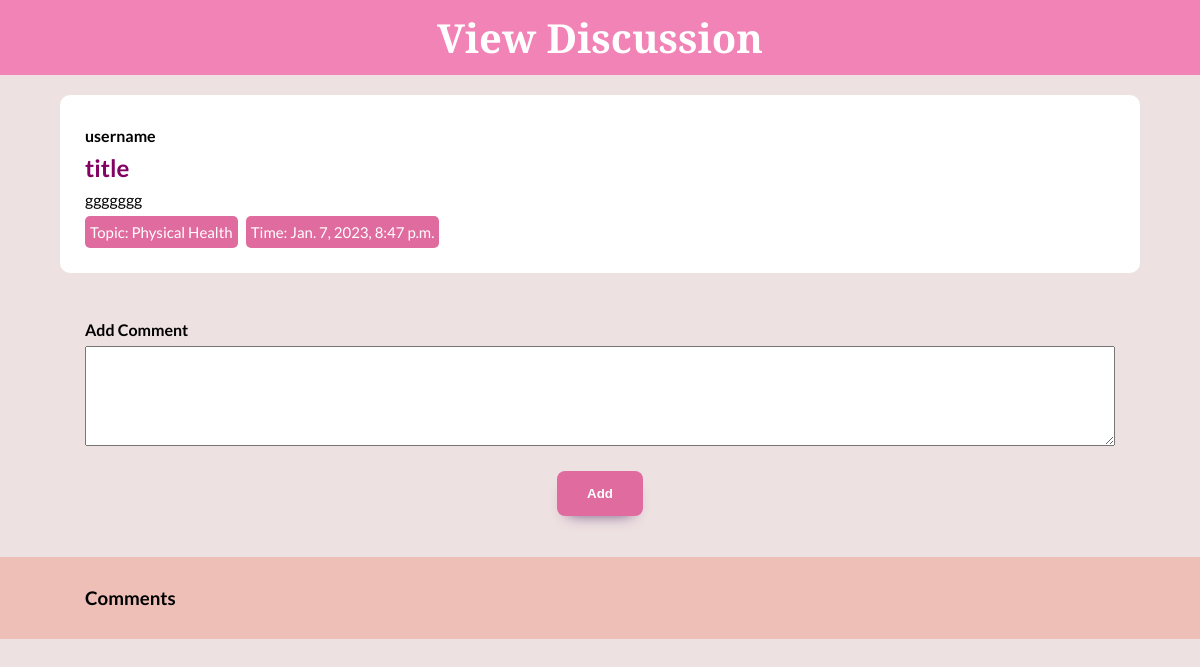
Screenshot of /discussion/view/4 with the database file from the repository.
### api/models.py (models this page shows, shortened)
class DiscussionModel(models.Model):
    TOPICS = (
    ('Mental Wellbeing', 'Mental Wellbeing'),
    ('Physical Health', 'Physical Health'),
    ('Childcare', 'Childcare'),
    ('Other', 'Other')
    )
    user = models.ForeignKey(User, on_delete=models.CASCADE, null=True)
    title = models.CharField(max_length=200,null=True)
    topic= models.CharField(max_length=300, choices=TOPICS, default='Other')
    description = models.CharField(max_length=1000,blank=True)
    date_created=models.DateTimeField(auto_now_add=True,null=True)

### api/views.py (the view)
# urls.py: path('discussion/view/<int:pk>', view_discussion, name="view_discussion")
def view_discussion(request, pk):
    discussion = DiscussionModel.objects.get(id=pk)
    comments = CommentModel.objects.filter(discussion=discussion)
    form = AddComment()
    context = {
        'discussion': discussion,
        'form' : form,
        'comments' : comments
    }
    if request.method == 'POST':
        form = AddComment(request.POST)
        if form.is_valid():
            instance = form.save(commit=False)
            instance.user = request.user
            instance.discussion = discussion
            instance.save()
            form = AddComment()
    else:
        form = AddComment()
    return render(request, 'discussions/view_discussion.html', context)

### api/forms.py
class AddComment(ModelForm):
    class Meta:
        model = CommentModel
        fields = ['comment']

### frontend/templates/discussions/view_discussion.html (shortened to what this page needs)
<!DOCTYPE html>
<html lang="en" dir="ltr">
  <head>
    {% load static %}
    <link
      rel="stylesheet"
      type="text/css"
      href="{% static 'css/discussion.css' %}"
    />
  </head>
  <body>
    <div class="header">View Discussion</div>
    <div class="post">
      <b>{{discussion.user}}</b>
      <h2>{{discussion.title}}</h2>
      {{discussion.description}}
      <div>
        <div class="topic">Topic: {{discussion.topic}}</div>
        <div class="topic">Time: {{discussion.date_created}}</div>
      </div>
    </div>
    <div class="post transparent">
      <form method="POST">
        <b>Add Comment</b>
        {% for field in form %} {{ field }} {% endfor %}
        <button type="submit" class="submit">Add</button>
      </form>
    </div>
    <div class="comments">
      <div class="post transparent">
        <h3>Comments</h3>
      </div>
    </div>
  </body>
</html>

### frontend/static/css/discussion.css (style rules this page uses)
* { margin: 0; padding: 0; box-sizing: border-box; }
body { background-color: #eee1e1; align-items: center; justify-content: center; }
.header { width: 100%; padding: 10px; margin-bottom: 20px; background-color: #F283B6; color: #fff; font-family: Crimson Text; font-size: 2.5em; font-weight: 600; text-align: center; }
.submit { border: none; padding: 15px 30px; border-radius: 8px; display: block; margin: auto; margin-top: 15px; background: #E06C9F; color: #fff; font-weight: bold; -webkit-box-shadow: 0px 9px 15px -11px rgba(88, 54, 114, 1); -moz-box-shadow: 0px 9px 15px -11px rgba(88, 54, 114, 1); box-shadow: 0px 9px 15px -11px rgba(88, 54, 114, 1); }
.post { width: 90%; background-color: #fff; color: #000; border-radius: 10px; margin: 1em auto; padding: 25px; font-family: Lato; display:block; line-height: 2em; }
.post.transparent { background-color: transparent; }
.post h2 { color: #820263; }
.topic { color: #fff; background-color: #E06C9F; font-size: 15px; border-radius: 5px; display: inline-flex; margin-right: 5px; padding: 0px 5px; }
.comments { width: 100%; background-color: #EDBFB7; }
.comments .post { margin-bottom: 0px; }
textarea { width: 100%; height: 100px; }

### rows the page displays
DiscussionModel: user "username", title "title", description "ggggggg", topic "Physical Health", date_created "Jan. 7, 2023, 8:47 p.m."
